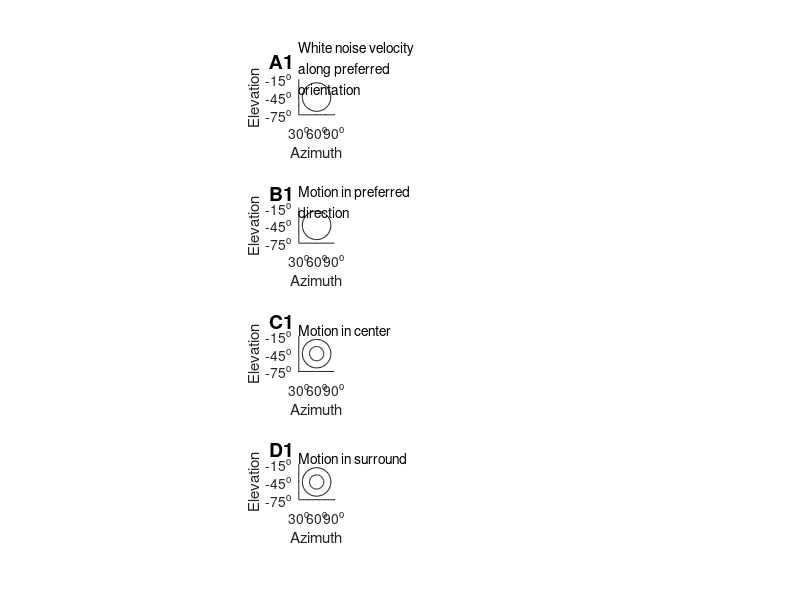

MATLAB code to generate this figure: (Note: this script raises an error after producing the figure.)

% Figure 3

N_cells = 10;
N_tf = 9;
dt = 3000;

bucol = zeros(3,3);
bucol(1,:) = [0 0 1];
bucol(2,:) = [0.5 0 0.5];
bucol(3,:) = [1 0 0];
lgc = [0.5 0.5 0.5];

h_fig4 = figure(4);
set(h_fig4,'color','w','Position',[100 200 1000 600]) 

% Plot stimulus diagram for STA
subplot(16,10,[14 24])
hold off
viscircles([60 -45],24,'color','k','linewidth',0.5)
hold on

box off
set(gca,'tickdir', 'out')
set(gca,'ytick',-90:15:0,'yticklabel',{'' '-75^o' '' '-45^o' '' '-15^o' ''})
set(gca,'xtick',0:15:120,'xticklabel',{'0^o' '' '30^o' '' '60^o' '' '90^o' '' '120^o'})
% axis([0 120 -90 0])
axis([30 90 -75 -15])
axis equal
xlabel('Azimuth')
ylabel('Elevation')
text(30,5,{'White noise velocity' 'along preferred' 'orientation'})
text(-20,15,'A1','fontweight', 'bold', 'fontsize',14)

% Plot stimulus diagram for centre + surround
subplot(16,10,[54 64])
hold off
viscircles([60 -45],24,'color','k','linewidth',0.5)
hold on

box off
set(gca,'tickdir', 'out')
set(gca,'ytick',-90:15:0,'yticklabel',{'' '-75^o' '' '-45^o' '' '-15^o' ''})
set(gca,'xtick',0:15:120,'xticklabel',{'0^o' '' '30^o' '' '60^o' '' '90^o' '' '120^o'})
% axis([0 120 -90 0])
axis([30 90 -75 -15])
axis equal
xlabel('Azimuth')
ylabel('Elevation')
text(30,-5,{'Motion in preferred', 'direction'})
text(-20,10,'B1','fontweight', 'bold', 'fontsize',14)

% Plot stimulus diagram for centre
subplot(16,10,[94 104])
hold off
viscircles([60 -45],24,'color','k','linewidth',0.5)
hold on
viscircles([60 -45],12,'color','k','linewidth',0.5)

box off
set(gca,'tickdir', 'out')
set(gca,'ytick',-90:15:0,'yticklabel',{'' '-75^o' '' '-45^o' '' '-15^o' ''})
set(gca,'xtick',0:15:120,'xticklabel',{'0^o' '' '30^o' '' '60^o' '' '90^o' '' '120^o'})
% axis([0 120 -90 0])
axis([30 90 -75 -15])
axis equal
xlabel('Azimuth')
ylabel('Elevation')
text(30,-5,{'Motion in center'})
text(-20,10,'C1','fontweight', 'bold', 'fontsize',14)

% Plot stimulus diagram for surround
subplot(16,10,[134 144])
hold off
viscircles([60 -45],24,'color','k','linewidth',0.5)
hold on
viscircles([60 -45],12,'color','k','linewidth',0.5)
box off
set(gca,'tickdir', 'out')
set(gca,'ytick',-90:15:0,'yticklabel',{'' '-75^o' '' '-45^o' '' '-15^o' ''})
set(gca,'xtick',0:15:120,'xticklabel',{'0^o' '' '30^o' '' '60^o' '' '90^o' '' '120^o'})
% axis([0 120 -90 0])
axis([30 90 -75 -15])
axis equal
xlabel('Azimuth')
ylabel('Elevation')
text(30,-5,{'Motion in surround'})
text(-20,10,'D1','fontweight', 'bold', 'fontsize',14)

%% Plot STA stimuli and responses
load datan10.mat datan10 frameshift
t1 = 29200*20; % samples
t2 = 30000*20;
t = (1:600000)/20;
tt1 = 29200/5;  % frame displays
tt2 = 30000/5;
tt = (1:6000)*5;
ffact = 25/16.6;
frameshift = frameshift * ffact;
spike1t = 29.452;
spike2t = 29.828;
dtstim = 0.15;
st1 = spike1t*20000-80;
st2 = spike1t*20000+80;
st3 = spike2t*20000-80;
st4 = spike2t*20000+180;

% Spike traces
subplot(8,5,5)
hold off
plot(t(t1:t2)/1000,datan10(t1:t2),'color',lgc)
hold on
plot(t(st1:st2)/1000,datan10(st1:st2),'color',bucol(1,:))
plot(t(st3:st4)/1000,datan10(st3:st4),'color',bucol(2,:))
box off
axis([29.2 30 -2.5 2.5])
set(gca,'tickdir', 'out')
axis off
text(28.89, 2.5, 'A3', 'fontweight', 'bold', 'fontsize', 14);


% Stimuli
subplot(8,5,10)
hold off
patch([spike1t spike1t spike1t-dtstim spike1t-dtstim],[-25 25 25 -25],bucol(1,:),'facealpha',0.25,'edgecolor','none')
hold on
patch([spike2t spike2t spike2t-dtstim spike2t-dtstim],[-25 25 25 -25],bucol(2,:),'facealpha',0.25,'edgecolor','none')
plot(tt(tt1:tt2)/1000,frameshift(10,tt1:tt2),'k')
box off
axis([29.2 30 -25 25])
set(gca,'tickdir', 'out')
set(gca,'xtick',29.2:0.1:30,'xticklabel',{'' '' '' '29.5' '' '' '' '' '30'})
set(gca,'ytick',-25:25:25)
xlabel('Time (s)')
% ylabel(['Stimulus' 10 'velocity' 10 '(cycles/s)'])
text(28.8,0,['Stimulus' 10 'velocity' 10 '(cycles/s)'])

%% Plot STAs
load ../'04 Random motion stimulus'/sta_data mn_mstim_all se_mstim_all


subplot(4,8,[5 6])


hold off
plot((-dt+1:0)/20,-mn_mstim_all(4,:),'color',bucol(3,:));
hold on
plot((-dt+1:0)/20,-mn_mstim_all(2,:),'color',bucol(2,:));
plot((-dt+1:0)/20,-mn_mstim_all(1,:),'color',bucol(1,:));
% I have edited shadedErrorBar to never do line edges.
% Last input (...'1') is for transparency and using OpenGL as the renderer.
% shadedErrorBar((-dt+1:0)/20,-mn_mstim_all(4,:),se_mstim_all(4,:),{'color',bucol(3,:)},1);
% shadedErrorBar((-dt+1:0)/20,-mn_mstim_all(2,:),se_mstim_all(2,:),{'color',bucol(2,:)},1)
% shadedErrorBar((-dt+1:0)/20,-mn_mstim_all(1,:),se_mstim_all(1,:),{'color',bucol(1,:)},1)

axis([-150 0 -0.35 4.2])
box off
set(gca,'tickdir', 'out')
set(gca,'ytick',-0.5:.5:4, 'yticklabel', {'' '0' '' '1.0' '' '2.0' '' '3.0' '' '4.0'})
set(gca,'xtick',-150:25:0, 'xticklabel', {'-150' '' '-100' '' '-50' '' '0'})
xlabel('Time (ms)')
ylabel({'Stimulus' 'velocity' '(cycles/s)'})
text(-140,4.2,['Spike burst-triggered averages'])
line([-140 -130],[3.5 3.5],'color',bucol(3,:),'linewidth',1.0)
line([-140 -130],[3.0 3.0],'color',bucol(2,:),'linewidth',1.0)
line([-140 -130],[2.5 2.5],'color',bucol(1,:),'linewidth',1.0)
text(-127, 3.55, '3+ spike bursts')
text(-127, 3.05, '2 spike bursts')
text(-127, 2.55, 'Single spikes')
% legend boxoff
text(-185, 4.2, 'A2', 'fontweight', 'bold', 'fontsize', 14);

%% Plot surround TF tuning
% Temporal frequencies are:
tf = [0 1 2 4 7 10 13 17 25];
% Data format is data(Outer N_tf, Inner N_tf, N_samples)
% r_burst_N values are in Hz
% The r_burst_3 is for 3+ spike bursts
% The spike sorting has been updated to catch the ISI<1ms bugs.

load ../'05 Motion in stimulus center and surround'/r_burst_data_VT1.mat r_burst_1 r_burst_2 r_burst_3

ny = 4;
nx = 8;
ni3 = [5 6]+8;
ni2 = [13 14]+8;
ni1 = [21 22]+8;

mr_burst1 = zeros(N_cells,N_tf);
mr_burst2 = zeros(N_cells,N_tf);
mr_burst3 = zeros(N_cells,N_tf);
for nc = 1:N_cells
    for ntf = 1:N_tf
            mr_burst1(nc,ntf) = mean(r_burst_1(nc,ntf,1,:));
            mr_burst2(nc,ntf) = mean(r_burst_2(nc,ntf,1,:));
            mr_burst3(nc,ntf) = mean(r_burst_3(nc,ntf,1,:));
    end
end
mnb1 = mean(mr_burst1);
mnb2 = mean(mr_burst2);
mnb3 = mean(mr_burst3);
seb1 = std(mr_burst1)/sqrt(N_cells);
seb2 = std(mr_burst2)/sqrt(N_cells);
seb3 = std(mr_burst3)/sqrt(N_cells);

subplot(ny,nx,ni1)
hold off
plot(tf,mnb3,'^-','color',bucol(3,:),'markerfacecolor',bucol(3,:))
hold on
plot(tf,mnb2,'s-','color',bucol(2,:),'markerfacecolor',bucol(2,:))
plot(tf,mnb1,'o-','color',bucol(1,:),'markerfacecolor',bucol(1,:))
errorbar(tf,mnb1,seb1,'o-','color',bucol(1,:),'markerfacecolor',bucol(1,:))
errorbar(tf,mnb2,seb2,'s-','color',bucol(2,:),'markerfacecolor',bucol(2,:))
errorbar(tf,mnb3,seb3,'^-','color',bucol(3,:),'markerfacecolor',bucol(3,:))

axis([0 25 0 90])
box off
set(gca,'tickdir','out')
xlabel('Stimulus velocity (cycles/s)')
ylabel('Spike rate (Hz)')
set(gca,'xtick',tf)
%set(gca,'xticklabel', {'' '' '' '' '' '' '' '' ''})
set(gca,'ytick',0:10:90)
set(gca,'yticklabel',{'0' '' '20' '' '40' '' '' '' '80' ''})
text(-5, 90, 'D2','fontweight', 'bold', 'fontsize',14)



%% Plot centre TF tuning
mr_burst1 = zeros(N_cells,N_tf);
mr_burst2 = zeros(N_cells,N_tf);
mr_burst3 = zeros(N_cells,N_tf);
for nc = 1:N_cells
    for ntf = 1:N_tf
            mr_burst1(nc,ntf) = mean(r_burst_1(nc,1,ntf,:));
            mr_burst2(nc,ntf) = mean(r_burst_2(nc,1,ntf,:));
            mr_burst3(nc,ntf) = mean(r_burst_3(nc,1,ntf,:));
    end
end
mnb1 = mean(mr_burst1);
mnb2 = mean(mr_burst2);
mnb3 = mean(mr_burst3);
seb1 = std(mr_burst1)/sqrt(N_cells);
seb2 = std(mr_burst2)/sqrt(N_cells);
seb3 = std(mr_burst3)/sqrt(N_cells);

subplot(ny,nx,ni2)
hold off
plot(tf,mnb3,'color',bucol(3,:))
hold on
plot(tf,mnb2,'color',bucol(2,:))
plot(tf,mnb1,'color',bucol(1,:))
errorbar(tf,mnb1,seb1,'o-','color',bucol(1,:),'markerfacecolor',bucol(1,:))
errorbar(tf,mnb2,seb2,'s-','color',bucol(2,:),'markerfacecolor',bucol(2,:))
errorbar(tf,mnb3,seb3,'^-','color',bucol(3,:),'markerfacecolor',bucol(3,:))

axis([0 25 0 90])
box off
set(gca,'tickdir','out')
xlabel('Stimulus velocity (cycles/s)')
ylabel('Spike rate (Hz)')
set(gca,'xtick',tf)
%set(gca,'xticklabel', {'' '' '' '' '' '' '' '' ''})
set(gca,'ytick',0:10:90)
set(gca,'yticklabel',{'0' '' '20' '' '40' '' '' '' '80' ''})
text(-5, 90, 'C2','fontweight', 'bold', 'fontsize',14)

%% Plot centre+surround TF tuning
mr_burst1 = zeros(N_cells,N_tf);
mr_burst2 = zeros(N_cells,N_tf);
mr_burst3 = zeros(N_cells,N_tf);
for nc = 1:N_cells
    for ntf = 1:N_tf
            mr_burst1(nc,ntf) = mean(r_burst_1(nc,ntf,ntf,:));
            mr_burst2(nc,ntf) = mean(r_burst_2(nc,ntf,ntf,:));
            mr_burst3(nc,ntf) = mean(r_burst_3(nc,ntf,ntf,:));
    end
end
mnb1 = mean(mr_burst1);
mnb2 = mean(mr_burst2);
mnb3 = mean(mr_burst3);
seb1 = std(mr_burst1)/sqrt(N_cells);
seb2 = std(mr_burst2)/sqrt(N_cells);
seb3 = std(mr_burst3)/sqrt(N_cells);

subplot(ny,nx,ni3)
hold off
plot(tf,mnb3,'^-','color',bucol(3,:),'markerfacecolor',bucol(3,:),'linewidth',1)
hold on
plot(tf,mnb2,'s-','color',bucol(2,:),'markerfacecolor',bucol(2,:),'linewidth',1)
plot(tf,mnb1,'o-','color',bucol(1,:),'markerfacecolor',bucol(1,:),'linewidth',1)
errorbar(tf,mnb1,seb1,'o-','color',bucol(1,:),'markerfacecolor',bucol(1,:))
errorbar(tf,mnb2,seb2,'s-','color',bucol(2,:),'markerfacecolor',bucol(2,:))
errorbar(tf,mnb3,seb3,'^-','color',bucol(3,:),'markerfacecolor',bucol(3,:))

axis([0 25 0 90])
box off
set(gca,'tickdir','out')
xlabel('Stimulus velocity (cycles/s)')
ylabel('Spike rate (Hz)')
set(gca,'xtick',tf)
set(gca,'ytick',0:10:90)
set(gca,'yticklabel',{'0' '' '20' '' '40' '' '' '' '80' ''})
text(-5, 90, 'B2','fontweight', 'bold', 'fontsize',14)

legend('3+ spike bursts', '2 spike bursts', 'Single spikes', 'location', 'northeast')
legend boxoff

%% Plot PSTHs
% load r_burst_data.mat afbarray_1 afbarray_2 afbarray_3
load ../'05 Motion in stimulus center and surround'/r_burst_data_VT1.mat afbarray_1 afbarray_2 afbarray_3
t = (1:20000)/20;
ntf = 5;

ny = 4;
nx = 5;
ni = [15 10 5]+5;

subplot(ny,nx,ni(1))
hold off
data1 = squeeze(afbarray_1(ntf,1,:));
data2 = squeeze(afbarray_2(ntf,1,:));
data3 = squeeze(afbarray_3(ntf,1,:));
plot(t,data1,'color',bucol(1,:))
hold on
plot(t,data2,'color',bucol(2,:))
plot(t,data3,'color',bucol(3,:))

box off
set(gca,'tickdir', 'out')
axis([0 1000 0 120])
xlabel('Time (s)')
ylabel('Spike rate (Hz)')
set(gca,'xtick',[0 250 750 1000])
% set(gca,'xticklabel',{'' '' '' ''})
set(gca,'xticklabel',{'0' '0.25' '0.75' '1'})
set(gca,'ytick',0:10:120)
set(gca,'yticklabel',{'0' '' '20' '' '40' '' '' '' '80' '' '' '' '120'})
text(50,120,'7 cycles/s stimulus')
text(-400, 120, 'A3','fontweight', 'bold', 'fontsize',14)

subplot(ny,nx,ni(2))
hold off
data1 = squeeze(afbarray_1(1,ntf,:));
data2 = squeeze(afbarray_2(1,ntf,:));
data3 = squeeze(afbarray_3(1,ntf,:));
plot(t,data1,'color',bucol(1,:))
hold on
plot(t,data2,'color',bucol(2,:))
plot(t,data3,'color',bucol(3,:))

box off
set(gca,'tickdir', 'out')
axis([0 1000 0 120])
xlabel('Time (s)')
ylabel('Spike rate (Hz)')
set(gca,'xtick',[0 250 750 1000])
% set(gca,'xticklabel',{'' '' '' ''})
set(gca,'xticklabel',{'0' '0.25' '0.75' '1'})
set(gca,'ytick',0:10:120)
set(gca,'yticklabel',{'0' '' '20' '' '40' '' '' '' '80' '' '' '' '120'})
text(-400, 120, 'C3','fontweight', 'bold', 'fontsize',14)

subplot(ny,nx,ni(3))
hold off
data1 = squeeze(afbarray_1(ntf,ntf,:));
data2 = squeeze(afbarray_2(ntf,ntf,:));
data3 = squeeze(afbarray_3(ntf,ntf,:));
plot(t,data1,'color',bucol(1,:))
hold on
plot(t,data2,'color',bucol(2,:))
plot(t,data3,'color',bucol(3,:))

box off
set(gca,'tickdir', 'out')
axis([0 1000 0 120])
xlabel('Time (s)')
ylabel('Spike rate (Hz)')
set(gca,'xtick',[0 250 750 1000])
set(gca,'xticklabel',{'0' '0.25' '0.75' '1'})
set(gca,'ytick',0:10:120)
set(gca,'yticklabel',{'0' '' '20' '' '40' '' '' '' '80' '' '' '' '120'})
text(-400, 120, 'B3','fontweight', 'bold', 'fontsize',14)


